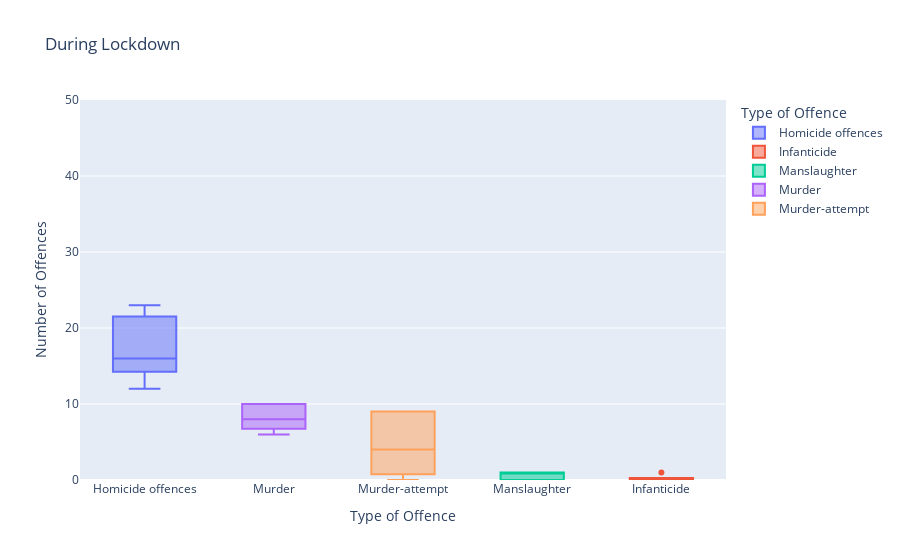

Source (notebook cell):
### Code cell
# Visualise murder-related crime counts for lockdown and not_lockdown

fig = px.box(lockdown, x="Type of Offence", y="VALUE", color="Type of Offence", title='During Lockdown', labels={'VALUE': 'Number of Offences'})
fig.update_layout(xaxis = {"categoryorder":"total descending"})
fig.update_layout(yaxis_range=[0,50])
fig.show()

### Figure 1 — Plotly figure (JSON) as saved in the notebook; plotly's stock layout.template omitted (floating-point values rounded to 4 significant figures)
{"data": [{"alignmentgroup": "True", "hovertemplate": "Type of Offence=%{x}<br>Number of Offences=%{y}<extra></extra>", "legendgroup": "Homicide offences", "marker": {"color": "#636efa"}, "name": "Homicide offences", "notched": false, "offsetgroup": "Homicide offences", "orientation": "v", "showlegend": true, "type": "box", "x": ["Homicide offences", "Homicide offences", "Homicide offences", "Homicide offences", "Homicide offences"], "x0": " ", "xaxis": "x", "y": [21, 15, 23, 12, 16], "y0": " ", "yaxis": "y"}, {"alignmentgroup": "True", "hovertemplate": "Type of Offence=%{x}<br>Number of Offences=%{y}<extra></extra>", "legendgroup": "Infanticide", "marker": {"color": "#EF553B"}, "name": "Infanticide", "notched": false, "offsetgroup": "Infanticide", "orientation": "v", "showlegend": true, "type": "box", "x": ["Infanticide", "Infanticide", "Infanticide", "Infanticide", "Infanticide"], "x0": " ", "xaxis": "x", "y": [0, 0, 0, 1, 0], "y0": " ", "yaxis": "y"}, {"alignmentgroup": "True", "hovertemplate": "Type of Offence=%{x}<br>Number of Offences=%{y}<extra></extra>", "legendgroup": "Manslaughter", "marker": {"color": "#00cc96"}, "name": "Manslaughter", "notched": false, "offsetgroup": "Manslaughter", "orientation": "v", "showlegend": true, "type": "box", "x": ["Manslaughter", "Manslaughter", "Manslaughter", "Manslaughter", "Manslaughter"], "x0": " ", "xaxis": "x", "y": [1, 0, 1, 0, 1], "y0": " ", "yaxis": "y"}, {"alignmentgroup": "True", "hovertemplate": "Type of Offence=%{x}<br>Number of Offences=%{y}<extra></extra>", "legendgroup": "Murder", "marker": {"color": "#ab63fa"}, "name": "Murder", "notched": false, "offsetgroup": "Murder", "orientation": "v", "showlegend": true, "type": "box", "x": ["Murder", "Murder", "Murder", "Murder", "Murder"], "x0": " ", "xaxis": "x", "y": [10, 8, 7, 6, 10], "y0": " ", "yaxis": "y"}, {"alignmentgroup": "True", "hovertemplate": "Type of Offence=%{x}<br>Number of Offences=%{y}<extra></extra>", "legendgroup": "Murder-attempt", "marker": {"color": "#FFA15A"}, "name": "Murder-attempt", "notched": false, "offsetgroup": "Murder-attempt", "orientation": "v", "showlegend": true, "type": "box", "x": ["Murder-attempt", "Murder-attempt", "Murder-attempt", "Murder-attempt", "Murder-attempt"], "x0": " ", "xaxis": "x", "y": [9, 9, 0, 1, 4], "y0": " ", "yaxis": "y"}], "layout": {"boxmode": "overlay", "legend": {"title": {"text": "Type of Offence"}, "tracegroupgap": 0}, "title": {"text": "During Lockdown"}, "xaxis": {"anchor": "y", "categoryarray": ["Homicide offences", "Infanticide", "Manslaughter", "Murder", "Murder-attempt"], "categoryorder": "total descending", "domain": [0, 1], "title": {"text": "Type of Offence"}}, "yaxis": {"anchor": "x", "domain": [0, 1], "range": [0, 50], "title": {"text": "Number of Offences"}}}}
